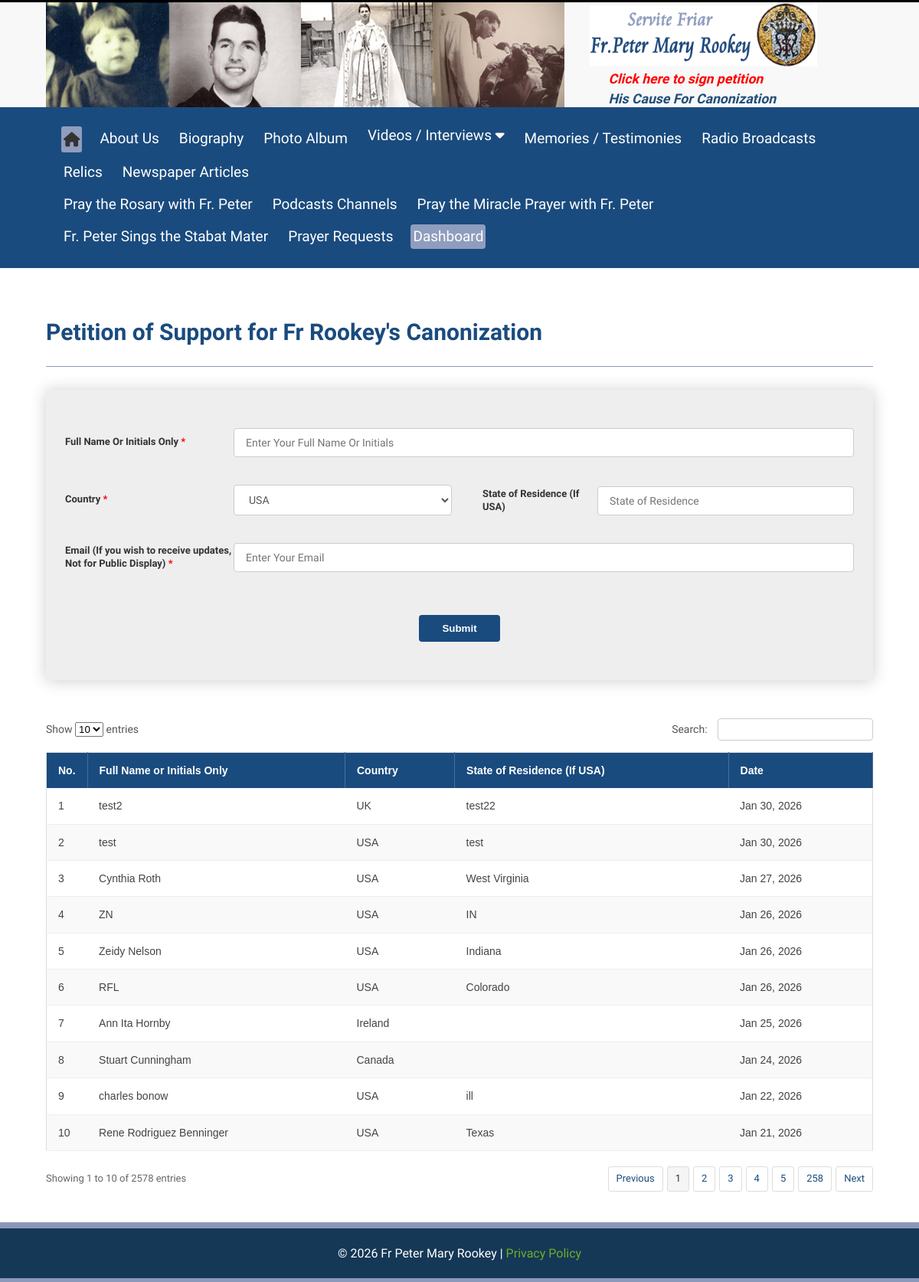
Page /petition.php on the earlier database version.
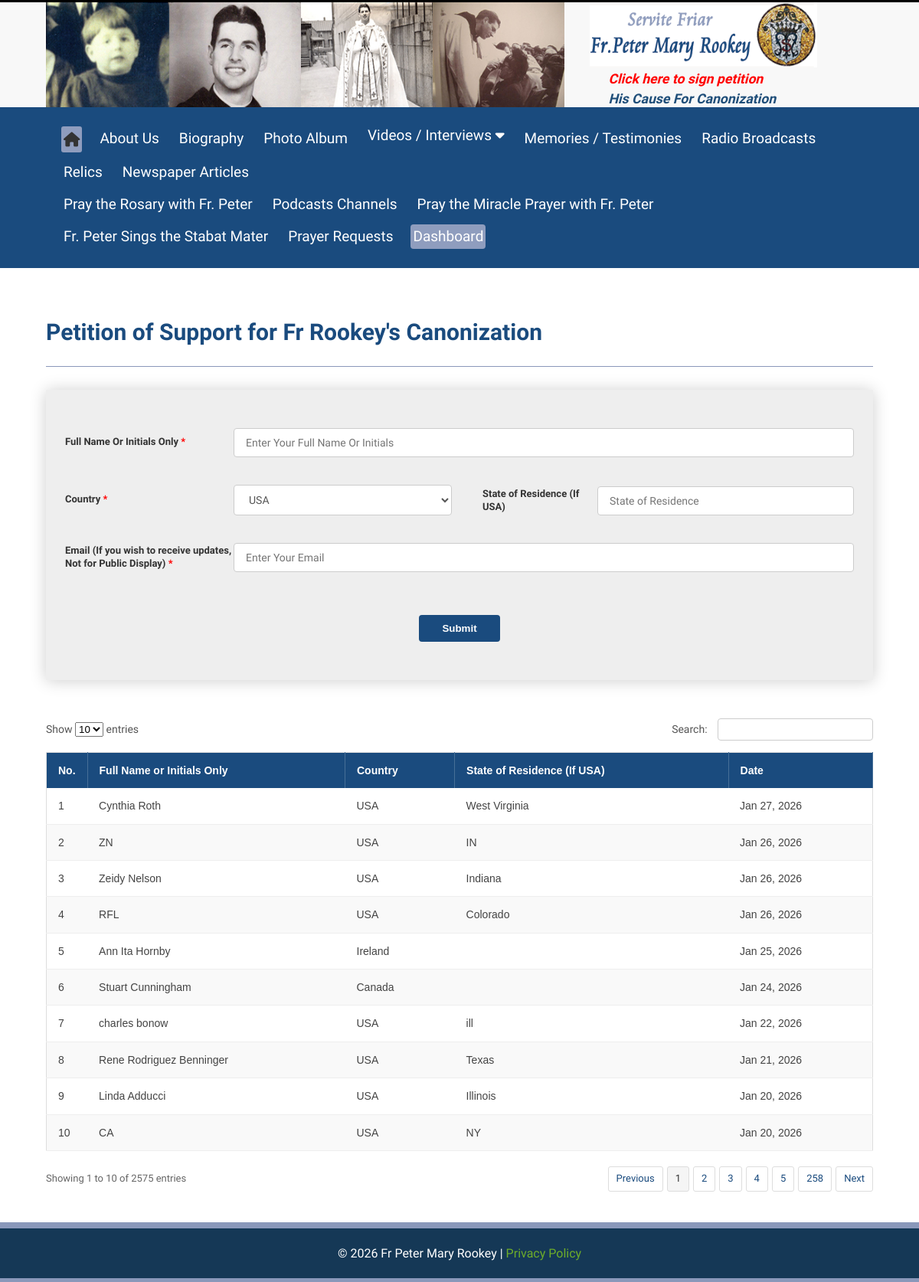
Same page on the later database version.
### tables this page shows
CREATE TABLE IF NOT EXISTS `petition` (
  `id` int unsigned NOT NULL AUTO_INCREMENT,
  `name` varchar(255) NOT NULL,
  `country` varchar(100) NOT NULL,
  `state` varchar(100) DEFAULT NULL,
  `other_state` varchar(100) DEFAULT NULL,
  `email` varchar(255) NOT NULL,
  `created_at` timestamp NULL DEFAULT CURRENT_TIMESTAMP,
  PRIMARY KEY (`id`)
);

### petition.php (the view, shortened to what the changed rows need)
<?php
include 'config.php';
$limit = 10;
$page = isset($_GET['page']) ? (int)$_GET['page'] : 1;
$offset = ($page - 1) * $limit;
$search = isset($_GET['search']) ? mysqli_real_escape_string($conn, $_GET['search']) : '';
$where_clause = "";
$count_sql = "SELECT COUNT(*) as total FROM petition $where_clause";
$count_res = mysqli_query($conn, $count_sql);
$count_row = mysqli_fetch_assoc($count_res);
$total_records = $count_row['total'];
$total_pages = ceil($total_records / $limit);
$data_sql = "SELECT * FROM petition $where_clause ORDER BY id DESC LIMIT $offset, $limit";
$res_data = mysqli_query($conn, $data_sql);
?>
<!DOCTYPE html>
<html class="no-js" lang="en">
<head>
    <?php include 'includes/head-links.php'; ?>
</head>
<body>
    <main class="petition-section">
        <div class="container">
            <h1 class="blog-title">Petition of Support for Fr Rookey's Canonization</h1>
            <table class="petition-table">
                <thead>
                    <tr>
                        <th width="50">No.</th>
                        <th>Full Name or Initials Only</th>
                        <th>Country</th>
                        <th>State of Residence (If USA)</th>
                        <th>Date</th>
                    </tr>
                </thead>
                <tbody>
                    <?php if(mysqli_num_rows($res_data) > 0): ?>
                        <?php
                        $i = $offset + 1;
                        while($row = mysqli_fetch_assoc($res_data)):
                        ?>
                        <tr>
                            <td><?php echo $i++; ?></td>
                            <td><?php echo htmlspecialchars($row['name']); ?></td>
                            <td><?php echo htmlspecialchars($row['country']); ?></td>
                            <td><?php echo htmlspecialchars($row['state']); ?></td>
                            <td><?php echo date('M d, Y', strtotime($row['created_at'])); ?></td>
                        </tr>
                        <?php endwhile; ?>
                    <?php else: ?>
                        <tr>
                            <td colspan="5" style="text-align:center;">No signatures found.</td>
                        </tr>
                    <?php endif; ?>
                </tbody>
            </table>
            <div class="pagination-info">
                <div>
                    Showing <?php echo $total_records > 0 ? $offset + 1 : 0; ?> to <?php echo min($offset + $limit, $total_records); ?> of <?php echo $total_records; ?> entries
                </div>
                <div class="pagination-links">
                    <?php if($page > 1): ?>
                        <a href="?page=<?php echo $page-1; ?>&search=<?php echo urlencode($search); ?>">Previous</a>
                    <?php else: ?>
                        <span class="disabled">Previous</span>
                    <?php endif; ?>
                    <?php for($p=1; $p<=$total_pages; $p++): ?>
                        <?php if($p == $page): ?>
                            <a href="#" class="active"><?php echo $p; ?></a>
                        <?php elseif($p <= 5 || $p > $total_pages - 1 || abs($page - $p) < 2): ?>
                             <a href="?page=<?php echo $p; ?>&search=<?php echo urlencode($search); ?>"><?php echo $p; ?></a>
                        <?php elseif(abs($page - $p) == 2): ?>
                             <span class="dots">...</span>
                        <?php endif; ?>
                    <?php endfor; ?>
                    <?php if($page < $total_pages): ?>
                         <a href="?page=<?php echo $page+1; ?>&search=<?php echo urlencode($search); ?>">Next</a>
                    <?php else: ?>
                        <span class="disabled">Next</span>
                    <?php endif; ?>
                </div>
            </div>
        </div>
    </main>
</body>
</html>

Differences in the rows shown:
removed petition: name "test2", country "UK", state "test22", created_at "Jan 30, 2026"
removed petition: name "test", country "USA", state "test", created_at "Jan 30, 2026"
now on this page (row unchanged): petition: name "Linda Adducci", country "USA", state "Illinois", created_at "Jan 20, 2026"
now on this page (row unchanged): petition: name "CA", country "USA", state "NY", created_at "Jan 20, 2026"
Other differences:
$total_records: "2578" → "2575"
